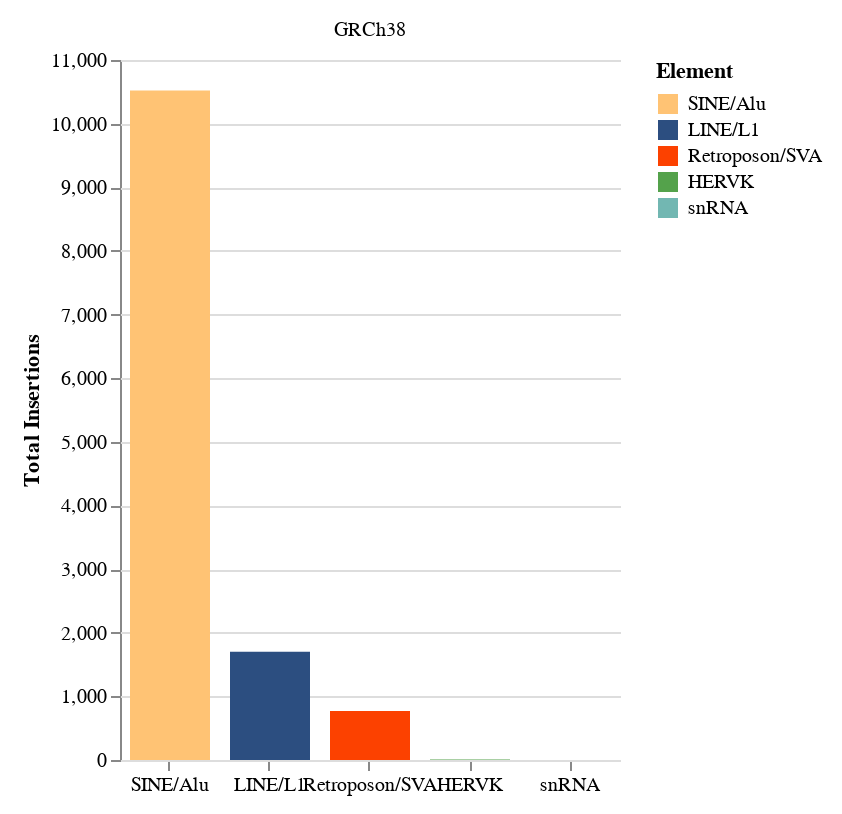

The cell this chart's notebook holds for it:
### Code cell
import altair as alt
sorter=['Konkel_Lab','PALMER}']
sorter2 = ['SINE/Alu','LINE/L1','Retroposon/SVA','HERVK','snRNA']
alt.Chart(elementCountDF).mark_bar(size=40).encode(

    # tell Altair which field to group columns on
    x=alt.X('Element:N', title=None, sort=sorter2),

    # tell Altair which field to use as Y values and how to calculate
    y=alt.Y('sum(Count):Q',
        axis=alt.Axis(
            grid=True,
            title='Total Insertions')),

    # tell Altair which field to use to use as the set of columns to be  represented in each group
    column=alt.Column('Reference:N', title=None, sort=sorter),

    # tell Altair which field to use for color segmentation 
    color=alt.Color('Element:N',
                sort=sorter2,
                scale=alt.Scale(
                # make it look pretty with an enjoyable color pallet
                range=['#FFC374', '#2C4E80', '#FC4100','#54A24B','#72B7B2'],
            ),
            ),
        )\
    .configure_view(
        # remove grid lines around column clusters
        strokeOpacity=0    
    ).properties(
    width=250,
    height=350,
    padding={"left": 10, "top": 10, "right": 10, "bottom": 10}
).configure_axisX(
    labelAngle=0  # Rotate the x-axis ticks by 45 degrees
)

### Figure 1 — Vega-Lite specification as saved in the notebook (floating-point values rounded to 4 significant figures)
{"config": {"view": {"continuousWidth": 300, "continuousHeight": 300, "strokeOpacity": 0}, "axisX": {"labelAngle": 0}}, "data": {"name": "data-c18bcab9ff5415ec58fec93dbd76e6e2"}, "mark": {"type": "bar", "size": 40}, "encoding": {"color": {"field": "Element", "scale": {"range": ["#FFC374", "#2C4E80", "#FC4100", "#54A24B", "#72B7B2"]}, "sort": ["SINE/Alu", "LINE/L1", "Retroposon/SVA", "HERVK", "snRNA"], "type": "nominal"}, "column": {"field": "Reference", "sort": ["Konkel_Lab", "PALMER}"], "title": null, "type": "nominal"}, "x": {"field": "Element", "sort": ["SINE/Alu", "LINE/L1", "Retroposon/SVA", "HERVK", "snRNA"], "title": null, "type": "nominal"}, "y": {"aggregate": "sum", "axis": {"grid": true, "title": "Total Insertions"}, "field": "Count", "type": "quantitative"}}, "height": 350, "padding": {"left": 10, "top": 10, "right": 10, "bottom": 10}, "width": 250, "$schema": "https://vega.github.io/schema/vega-lite/v5.17.0.json", "datasets": {"data-c18bcab9ff5415ec58fec93dbd76e6e2": [{"Element": "Retroposon/SVA", "Count": 770, "Reference": "GRCh38"}, {"Element": "SINE/Alu", "Count": 10522, "Reference": "GRCh38"}, {"Element": "LINE/L1", "Count": 1702, "Reference": "GRCh38"}, {"Element": "snRNA", "Count": 1, "Reference": "GRCh38"}, {"Element": "HERVK", "Count": 6, "Reference": "GRCh38"}]}}
